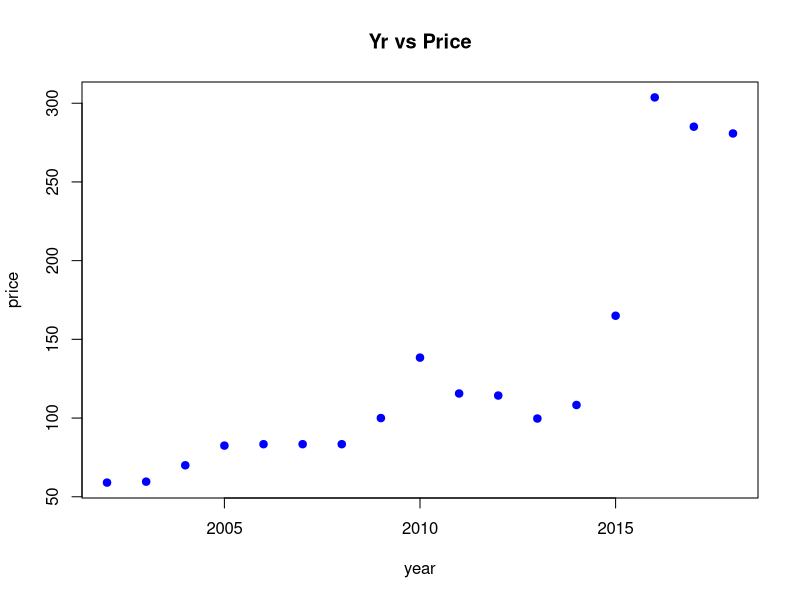

This chart was generated by the following R code:
year <- c(2002, 2003, 2004, 2005, 2006, 2007, 2008, 2009, 2010, 2011, 2012, 2013, 2014, 2015, 2016, 2017, 2018)
price <- c(59, 59.6, 70, 82.5, 83.4, 83.4, 83.4, 100, 138.4, 115.6, 114.3, 99.7, 108.3, 165, 303.7, 285.1, 280.8)

# Calculate correlation coefficient
correlation <- cor(year, price)
print(paste("Correlation Coefficient:", correlation))

# Calculate covariance
covariance <- cov(year, price)
print("Covariance:")
print(covariance)

# Calculate correlation matrix
data_matrix <- matrix(c(year, price), ncol = 2)
correlation_matrix <- cor(data_matrix)
print("Correlation Matrix:")
print(correlation_matrix)

# Calculate covariance matrix
covariance_matrix <- cov(data_matrix)
print("Covariance Matrix:")
print(covariance_matrix)

plot(year, price, main = "Yr vs Price",xlab="year",ylab = "price", pch = 19, col = "blue")
